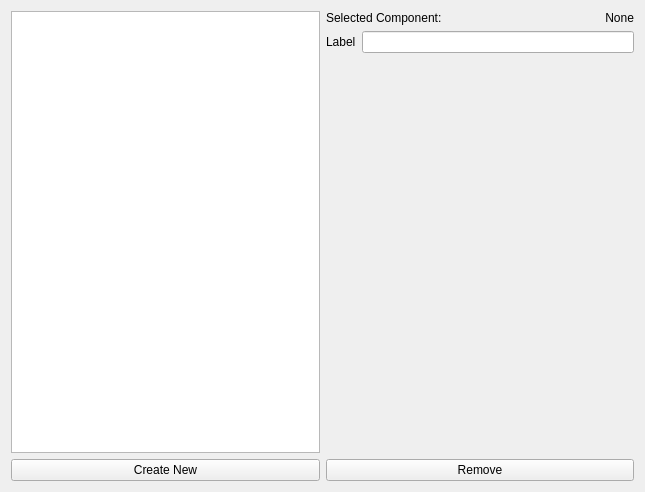
<?xml version="1.0" encoding="UTF-8"?>
<ui version="4.0">
    <class>ManageComponents</class>
    <widget class="QWidget" name="ManageComponents">
        <property name="geometry">
            <rect>
                <x>0</x>
                <y>0</y>
                <width>645</width>
                <height>492</height>
            </rect>
        </property>
        <property name="windowTitle">
            <string>Manage Components</string>
        </property>
        <layout class="QHBoxLayout" name="horizontalLayout">
            <property name="sizeConstraint">
                <enum>QLayout::SetDefaultConstraint</enum>
            </property>
            <item>
                <layout class="QVBoxLayout" name="verticalLayout">
                    <property name="sizeConstraint">
                        <enum>QLayout::SetDefaultConstraint</enum>
                    </property>
                    <item>
                        <widget class="QListWidget" name="listComponents">
                            <property name="sizePolicy">
                                <sizepolicy hsizetype="Expanding" vsizetype="Expanding">
                                    <horstretch>0</horstretch>
                                    <verstretch>0</verstretch>
                                </sizepolicy>
                            </property>
                            <property name="minimumSize">
                                <size>
                                    <width>200</width>
                                    <height>0</height>
                                </size>
                            </property>
                            <property name="maximumSize">
                                <size>
                                    <width>400</width>
                                    <height>16777215</height>
                                </size>
                            </property>
                        </widget>
                    </item>
                    <item>
                        <widget class="QPushButton" name="buttonCreate">
                            <property name="sizePolicy">
                                <sizepolicy hsizetype="Expanding" vsizetype="Fixed">
                                    <horstretch>0</horstretch>
                                    <verstretch>0</verstretch>
                                </sizepolicy>
                            </property>
                            <property name="minimumSize">
                                <size>
                                    <width>200</width>
                                    <height>0</height>
                                </size>
                            </property>
                            <property name="maximumSize">
                                <size>
                                    <width>400</width>
                                    <height>16777215</height>
                                </size>
                            </property>
                            <property name="text">
                                <string>Create New</string>
                            </property>
                        </widget>
                    </item>
                </layout>
            </item>
            <item>
                <layout class="QVBoxLayout" name="verticalLayout_2">
                    <item>
                        <layout class="QHBoxLayout" name="horizontalLayout_2">
                            <item>
                                <widget class="QLabel" name="label">
                                    <property name="text">
                                        <string>Selected Component:</string>
                                    </property>
                                    <property name="alignment">
                                        <set>Qt::AlignLeading|Qt::AlignLeft|Qt::AlignVCenter</set>
                                    </property>
                                </widget>
                            </item>
                            <item>
                                <widget class="QLabel" name="labelSelected">
                                    <property name="text">
                                        <string>None</string>
                                    </property>
                                    <property name="alignment">
                                        <set>Qt::AlignRight|Qt::AlignTrailing|Qt::AlignVCenter</set>
                                    </property>
                                </widget>
                            </item>
                        </layout>
                    </item>
                    <item>
                        <layout class="QHBoxLayout" name="horizontalLayout_3">
                            <item>
                                <widget class="QLabel" name="label_2">
                                    <property name="text">
                                        <string>Label</string>
                                    </property>
                                </widget>
                            </item>
                            <item>
                                <widget class="QLineEdit" name="lineLabel"/>
                            </item>
                        </layout>
                    </item>
                    <item>
                        <widget class="QFrame" name="frameExtraModify">
                            <property name="sizePolicy">
                                <sizepolicy hsizetype="Expanding" vsizetype="Expanding">
                                    <horstretch>0</horstretch>
                                    <verstretch>0</verstretch>
                                </sizepolicy>
                            </property>
                            <property name="frameShape">
                                <enum>QFrame::NoFrame</enum>
                            </property>
                            <property name="frameShadow">
                                <enum>QFrame::Plain</enum>
                            </property>
                            <property name="lineWidth">
                                <number>1</number>
                            </property>
                            <layout class="QVBoxLayout" name="verticalLayout_3"/>
                        </widget>
                    </item>
                    <item>
                        <spacer name="verticalSpacer">
                            <property name="orientation">
                                <enum>Qt::Vertical</enum>
                            </property>
                            <property name="sizeHint" stdset="0">
                                <size>
                                    <width>20</width>
                                    <height>40</height>
                                </size>
                            </property>
                        </spacer>
                    </item>
                    <item>
                        <widget class="QPushButton" name="buttonRemove">
                            <property name="sizePolicy">
                                <sizepolicy hsizetype="Expanding" vsizetype="Fixed">
                                    <horstretch>0</horstretch>
                                    <verstretch>0</verstretch>
                                </sizepolicy>
                            </property>
                            <property name="text">
                                <string>Remove</string>
                            </property>
                        </widget>
                    </item>
                </layout>
            </item>
        </layout>
    </widget>
    <resources/>
    <connections/>
</ui>
